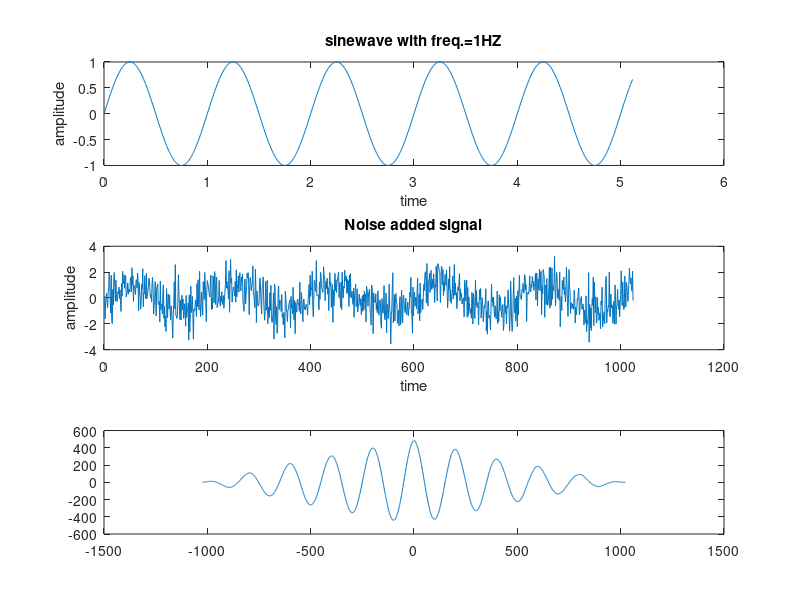

The MATLAB source for this figure:
%   Modify the program of (a) to add white noise (Gaussian noise).
%   Now estimate and plot the cross-correlation of both the signals (sinewave and the noisy signal). 
%   Now observe the output to figure out the cross-correlated behavior of the two signals.
%   [Hint: use command xcorr(signal1, signal2)]

f = 1;
fs = 200;
N = 1024;
t = 0 : 1/fs : N/fs - 1/fs;
signal = sin(2 * pi * f *t);

subplot(3,1,1);
plot(t,signal);
title('sinewave with freq.=1HZ');
xlabel('time');
ylabel('amplitude');

%Gaussian Noise
gaussian_noise = randn(1 ,length(signal));
new_signal = signal + gaussian_noise;

%New signal with added Noise
subplot(3,1,2);
plot(new_signal);
title('Noise added signal');
xlabel('time');
ylabel('amplitude');

%Cross-correlation
[crosscorr,lags] = xcorr(signal,new_signal);
subplot(3,1,3);
plot(lags,crosscorr);
